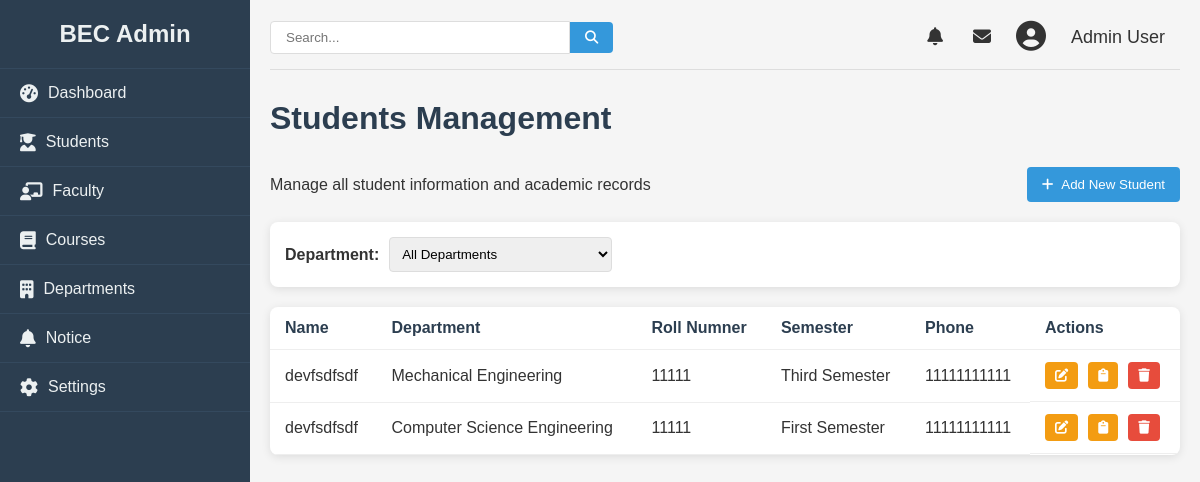
The app's page /admin/student (signed in), older data.
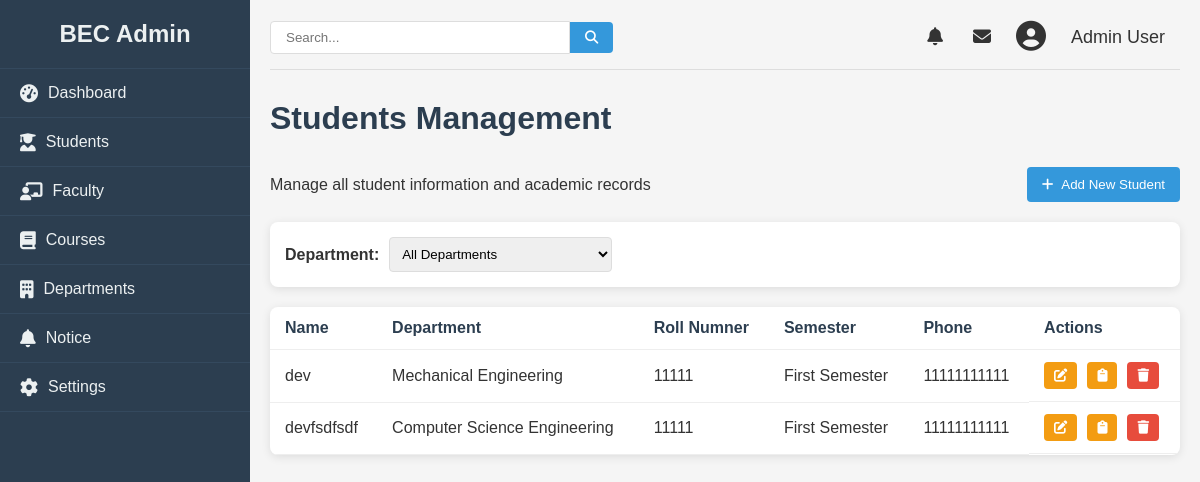
The same page, newer data.
### college/model.py (models this page shows, shortened)
class Student(db.Model):
    id = db.Column(db.Integer, primary_key=True)
    name = db.Column(db.String(100), nullable=False)
    roll = db.Column(db.Integer, nullable=False)
    email = db.Column(db.String(100), unique=True, nullable=False)
    phone = db.Column(db.Integer, nullable=False)
    semester = db.Column(db.Integer, db.ForeignKey('semester.id'), nullable=False)
    dob = db.Column(db.Date, nullable=False)
    gender = db.Column(db.String, nullable=False)
    department = db.Column(db.String, nullable=False)
    address = db.Column(db.String, nullable=False)

class Semester(db.Model):
    id = db.Column(db.Integer, primary_key=True)
    name = db.Column(db.String(100), nullable=False)
    students = db.relationship('Student', backref='semester_', lazy=True)

### college/admin/adminroute.py (the view)
@app.route("/admin/student", methods = ["GET", "POST"])
def stdn():
    logged = 'user_id' in session
    if logged:
        users = Student.query.all()
        for user in users:
            print(user.semester_.name)
        return render_template("student.html", students= users, departments= dep)
    else:
        return redirect(url_for("login"))

### college/admin/templates/student.html (shortened to what this page needs)
{% from "macro/cmsnav.html" import cmsnav%}
{%extends "admbase.html"%}
{%block head%}
<link rel="stylesheet" href="{{url_for('static', filename='css/styles.css')}}">
<link rel="stylesheet" href="https://cdnjs.cloudflare.com/ajax/libs/font-awesome/6.4.0/css/all.min.css">
{%endblock%}
{%block content%}
<div class="container" w-tid="21">
    {{cmsnav()}}
    <main class="main-content" w-tid="111">
        <header class="top-header" w-tid="113">
            <div class="search-box" w-tid="115">
                <input type="text" placeholder="Search..." w-tid="117" />
                <button w-tid="119"><i class="fas fa-search" w-tid="121"></i></button>
            </div>
            <div class="user-profile" w-tid="123">
                <span class="notification" w-tid="125"><i class="fas fa-bell" w-tid="127"></i></span>
                <span class="message" w-tid="129"><i class="fas fa-envelope" w-tid="131"></i></span>
                <div class="profile-img" w-tid="133">
                    <i class="fas fa-user-circle" w-tid="135"></i>
                </div>
                <span class="username" w-tid="137">Admin User</span>
            </div>
        </header>
        <div id="dashboard-page" class="content-section" w-tid="139">
            <div class="dashboard" w-tid="141">
                <h1 w-tid="357">Students Management</h1>
                <div class="students-header" w-tid="359">
                    <p w-tid="361">Manage all student information and academic records</p>
                    <button class="add-student-btn" w-tid="363">
                        <a style="text-decoration: none; color:white;" href="/admin/addstudent">
                            <i class="fas fa-plus" w-tid="365"></i>
                            Add New Student
                        </a>
                    </button>
                </div>
                <div class="student-filters" w-tid="367">
                    <div class="filter-group" w-tid="369">
                        <label w-tid="371">Department:</label>
                        <select w-tid="373">
                            <option w-tid="375">All Departments</option>
                        </select>
                    </div>
                </div>
                <div class="students-table" w-tid="415">
                    <table w-tid="417">
                        <thead w-tid="419">
                            <tr w-tid="421">
                                <th w-tid="425">Name</th>
                                <th w-tid="427">Department</th>
                                <th w-tid="425">Roll Numner</th>
                                <th w-tid="429">Semester</th>
                                <th w-tid="433">Phone</th>
                                <th w-tid="437">Actions</th>
                            </tr>
                        </thead>
                        <tbody w-tid="439">
                            {%for student in students%}
                            <tr w-tid="441">
                                <td w-tid="445">{{student.name}}</td>
                                <td w-tid="447">{{student.department}}</td>
                                <td w-tid="449">{{student.roll}}</td>
                                <td w-tid="451">{{student.semester_.name}}</td>
                                <td w-tid="453">{{student.phone}}</td>
                                <td class="action-cell" w-tid="459">
                                    <button class="action-btn edit-btn" w-tid="465">
                                        <a href="/admin/update/student/{{student.id}}">
                                            <i class="fas fa-edit" w-tid="467"></i>
                                        </a>
                                    </button>
                                    <button class="action-btn edit-btn" w-tid="469">
                                        <a href="/admin/addresult/{{student.id}}"><i class="fas fa-clipboard"
                                                w-tid="723"></i></a>
                                    </button>
                                    <button class="action-btn delete-btn" w-tid="469">
                                        <a href="/admin/student/delete/{{student.id}}"><i class="fas fa-trash"
                                                w-tid="723"></i></a>
                                    </button>
                                </td>
                            </tr>
                            {%endfor%}
                        </tbody>
                    </table>
                </div>
            </div>
        </div>
    </main>
</div>
{%endblock%}

### college/admin/templates/macro/cmsnav.html (shortened to what this page needs)
{%macro cmsnav()%}
<aside class="sidebar" w-tid="23">
    <div class="sidebar-header" w-tid="25">
        <h2 w-tid="27">BEC Admin</h2>
    </div>
    <nav class="sidebar-nav" w-tid="29">
        <ul w-tid="31">
            <li w-tid="33"><a href="/admin" data-page="dashboard-page" w-tid="35"><i class="fas fa-tachometer-alt"
                        w-tid="37"></i> Dashboard</a></li>
            <li  w-tid="39"><a href="/admin/student" data-page="students-page" w-tid="41"><i
                        class="fas fa-user-graduate" w-tid="43"></i> Students</a></li>
            <li w-tid="45"><a href="/admin/faculty" data-page="faculty-page" w-tid="47"><i
                        class="fas fa-chalkboard-teacher" w-tid="49"></i> Faculty</a></li>
            <li w-tid="51"><a href="/admin/courses" data-page="courses-page" w-tid="53"><i class="fas fa-book"
                        w-tid="55"></i> Courses</a></li>
            <li w-tid="57"><a href="/admin/department" data-page="department-page" w-tid="59"><i class="fas fa-building"
                        w-tid="61"></i> Departments</a></li>
            <li w-tid="99"><a href="/admin/notice" data-page="notice-page" w-tid="101"><i class="fas fa-bell"
                        w-tid="103"></i> Notice</a></li>
            <li w-tid="93"><a href="/" data-page="settings-page" w-tid="95"><i class="fas fa-cog" w-tid="97"></i>
                    Settings</a></li>
        </ul>
    </nav>
</aside>
{%endmacro%}

### college/admin/templates/admbase.html (shortened to what this page needs)
<!DOCTYPE html>
<html lang="en">
<head>
    {%block head%}
    {%endblock%}
</head>
<body>
    {%block content%}
    {%endblock%}
</body>
</html>

### college/static/css/styles.css (style rules this page uses)
* { margin: 0; padding: 0; box-sizing: border-box; }
body { font-family: Arial, sans-serif; background-color: #f5f5f5; color: #333; }
a { text-decoration: none; color:inherit; }
.container { display: flex; min-height: 100vh; }
.sidebar { width: 250px; background-color: #2c3e50; color: #ecf0f1; transition: all 0.3s ease; }
.sidebar-header { padding: 20px; text-align: center; border-bottom: 1px solid #34495e; }
.sidebar-nav ul { list-style: none; }
.sidebar-nav li { padding: 15px 20px; border-bottom: 1px solid #34495e; transition: all 0.3s ease; }
.sidebar-nav a { color: #ecf0f1; text-decoration: none; display: flex; align-items: center; }
.sidebar-nav i { margin-right: 10px; font-size: 18px; }
.main-content { flex: 1; padding: 20px; }
.top-header { display: flex; justify-content: space-between; align-items: center; margin-bottom: 30px; padding-bottom: 15px; border-bottom: 1px solid #ddd; }
.search-box { display: flex; align-items: center; }
.search-box input { padding: 8px 15px; border: 1px solid #ddd; border-radius: 4px 0 0 4px; width: 300px; }
.search-box button { background: #3498db; color: white; border: none; padding: 8px 15px; border-radius: 0 4px 4px 0; cursor: pointer; }
.user-profile { display: flex; align-items: center; }
.user-profile span { margin: 0 15px; font-size: 18px; cursor: pointer; }
.profile-img { font-size: 30px; margin: 0 10px; }
.dashboard h1 { margin-bottom: 30px; color: #2c3e50; }
table { width: 100%; border-collapse: collapse; }
th, td { padding: 12px 15px; text-align: left; border-bottom: 1px solid #eee; }
th { font-weight: bold; color: #2c3e50; }
.content-section { display: none; }
#dashboard-page { display: block; }
.students-header { display: flex; justify-content: space-between; align-items: center; margin-bottom: 20px; }
.add-student-btn { background-color: #3498db; color: white; border: none; padding: 10px 15px; border-radius: 4px; cursor: pointer; display: flex; align-items: center; }
.add-student-btn i { margin-right: 5px; }
.student-filters { display: flex; justify-content: space-between; margin-bottom: 20px; background: white; padding: 15px; border-radius: 8px; box-shadow: 0 2px 10px rgba(0, 0, 0, 0.1); }
.filter-group { display: flex; align-items: center; }
.filter-group label { margin-right: 10px; font-weight: bold; }
.filter-group select { padding: 8px; border-radius: 4px; border: 1px solid #ddd; }
.students-table { background: white; border-radius: 8px; box-shadow: 0 2px 10px rgba(0, 0, 0, 0.1); overflow: hidden; }
.action-cell { display: flex; gap: 10px; }
.action-btn { padding: 6px 10px; border-radius: 4px; cursor: pointer; border: none; color: white; }
.edit-btn { background-color: #f39c12; }
.delete-btn { background-color: #e74c3c; }

Row changes from the older to the newer data that the page shows:
changed Student "Mechanical Engineering": name "devfsdfsdf" → "dev"; semester_.name "Third Semester" → "First Semester"
